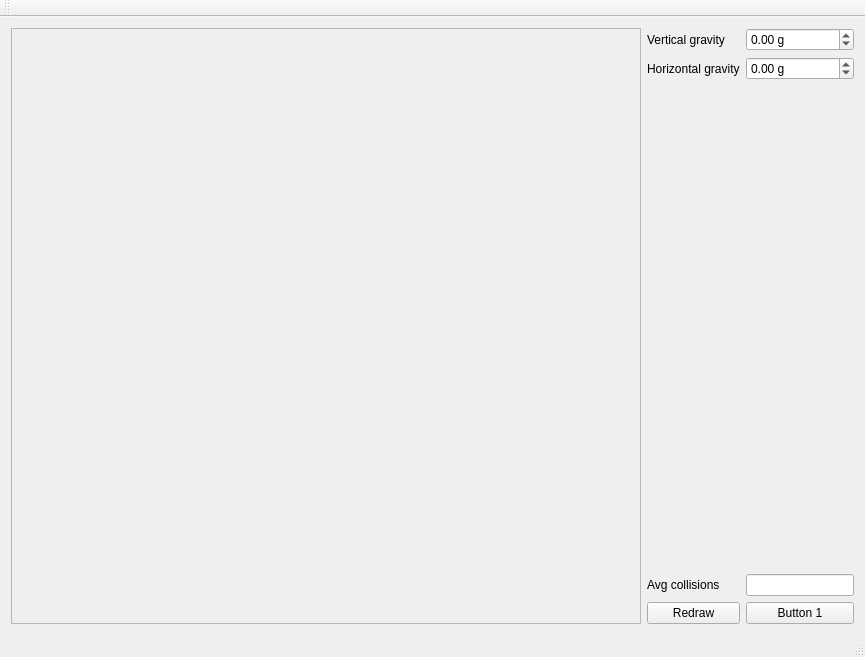
<?xml version="1.0" encoding="UTF-8"?>
<ui version="4.0">
 <class>StormyClass</class>
 <widget class="QMainWindow" name="StormyClass">
  <property name="geometry">
   <rect>
    <x>0</x>
    <y>0</y>
    <width>865</width>
    <height>657</height>
   </rect>
  </property>
  <property name="windowTitle">
   <string>Stormy</string>
  </property>
  <widget class="QWidget" name="centralWidget">
   <layout class="QGridLayout" name="gridLayout_3" columnstretch="1,0">
    <item row="0" column="0">
     <widget class="QFrame" name="frame">
      <property name="frameShape">
       <enum>QFrame::StyledPanel</enum>
      </property>
      <layout class="QGridLayout" name="gridLayout_2">
       <item row="0" column="0">
        <widget class="GlassWidget" name="glassWidget" native="true"/>
       </item>
      </layout>
     </widget>
    </item>
    <item row="0" column="1">
     <layout class="QGridLayout" name="gridLayout">
      <item row="4" column="1">
       <widget class="QPushButton" name="bButton1">
        <property name="text">
         <string>Button 1</string>
        </property>
       </widget>
      </item>
      <item row="1" column="0">
       <widget class="QLabel" name="label_2">
        <property name="text">
         <string>Horizontal gravity</string>
        </property>
       </widget>
      </item>
      <item row="2" column="0" colspan="2">
       <spacer name="verticalSpacer">
        <property name="orientation">
         <enum>Qt::Vertical</enum>
        </property>
        <property name="sizeHint" stdset="0">
         <size>
          <width>20</width>
          <height>40</height>
         </size>
        </property>
       </spacer>
      </item>
      <item row="0" column="1">
       <widget class="QDoubleSpinBox" name="sbGravityY">
        <property name="suffix">
         <string> g</string>
        </property>
        <property name="minimum">
         <double>-10.000000000000000</double>
        </property>
        <property name="maximum">
         <double>10.000000000000000</double>
        </property>
        <property name="singleStep">
         <double>0.010000000000000</double>
        </property>
       </widget>
      </item>
      <item row="1" column="1">
       <widget class="QDoubleSpinBox" name="sbGravityX">
        <property name="suffix">
         <string> g</string>
        </property>
        <property name="minimum">
         <double>-10.000000000000000</double>
        </property>
        <property name="maximum">
         <double>10.000000000000000</double>
        </property>
        <property name="singleStep">
         <double>0.010000000000000</double>
        </property>
       </widget>
      </item>
      <item row="0" column="0">
       <widget class="QLabel" name="label">
        <property name="text">
         <string>Vertical gravity</string>
        </property>
       </widget>
      </item>
      <item row="4" column="0">
       <widget class="QPushButton" name="bRedraw">
        <property name="text">
         <string>Redraw</string>
        </property>
       </widget>
      </item>
      <item row="3" column="0">
       <widget class="QLabel" name="label_5">
        <property name="text">
         <string>Avg collisions</string>
        </property>
       </widget>
      </item>
      <item row="3" column="1">
       <widget class="QLineEdit" name="leAvgCollisions"/>
      </item>
     </layout>
    </item>
   </layout>
  </widget>
  <widget class="QMenuBar" name="menuBar">
   <property name="geometry">
    <rect>
     <x>0</x>
     <y>0</y>
     <width>865</width>
     <height>21</height>
    </rect>
   </property>
  </widget>
  <widget class="QToolBar" name="mainToolBar">
   <attribute name="toolBarArea">
    <enum>TopToolBarArea</enum>
   </attribute>
   <attribute name="toolBarBreak">
    <bool>false</bool>
   </attribute>
  </widget>
  <widget class="QStatusBar" name="statusBar"/>
 </widget>
 <layoutdefault spacing="6" margin="11"/>
 <customwidgets>
  <customwidget>
   <class>GlassWidget</class>
   <extends>QWidget</extends>
   <header>glasswidget.h</header>
   <container>1</container>
  </customwidget>
 </customwidgets>
 <resources>
  <include location="stormy.qrc"/>
 </resources>
 <connections>
  <connection>
   <sender>bRedraw</sender>
   <signal>clicked()</signal>
   <receiver>glassWidget</receiver>
   <slot>update()</slot>
   <hints>
    <hint type="sourcelabel">
     <x>612</x>
     <y>399</y>
    </hint>
    <hint type="destinationlabel">
     <x>446</x>
     <y>314</y>
    </hint>
   </hints>
  </connection>
 </connections>
</ui>
